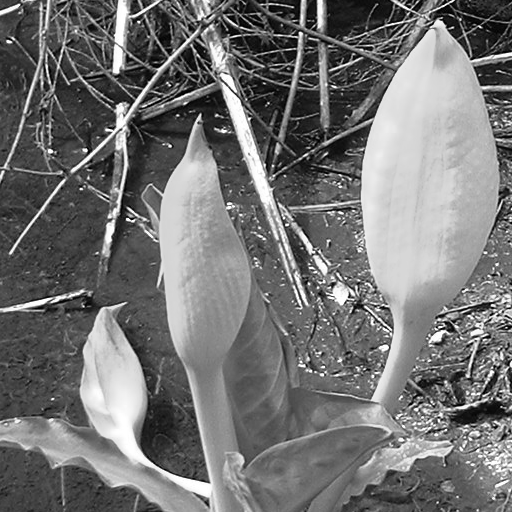
#> input picture Sheet 05/images/swampflower.png, 512 x 512 px
$ jupyter execute --allow-errors sheet05.ipynb   (shell and % lines are left out)
#> lines starting #> are read from the running program, lines starting #| are printed output that depends on the picture; after the words box and inside, x2 and y2 are one past the last pixel; in counts of white or black regions, pixels touching at a corner belong together
Osnabrück University - Computer Vision (Winter Term 2021/22) - Prof. Dr.-Ing. G. Heidemann, Ulf Krumnack, Axel Schaffland

# Exercise Sheet 05: Segmentation 2

## Introduction

This week's sheet should be solved and handed in before **14:00 of Tuesday, December 7, 2021**. If you need help (and Google and other resources were not enough), feel free to contact your groups' designated tutor or whomever of us you run into first. Please upload your results to your group's Stud.IP folder.

## Assignment 0: Math recap (Periodic functions) [0 Points]

This exercise is supposed to be very easy, does not give any points, and is voluntary. There will be a similar exercise on every sheet. It is intended to revise some basic mathematical notions that are assumed throughout this class and to allow you to check if you are comfortable with them. Usually you should have no problem to answer these questions offhand, but if you feel unsure, this is a good time to look them up again. You are always welcome to discuss questions with the tutors or in the practice session. Also, if you have a (math) topic you would like to recap, please let us know.

**a)** What are periodic functions? Can you provide a definition?

YOUR ANSWER HERE

**b)** What are *amplitude*, *frequency*, *wave length*, and *phase* of a sine function? How can you change these properties?

YOUR ANSWER HERE

**c)** How are sine and cosine defined for complex arguments? In what sense does this generalize the real case?

YOUR ANSWER HERE

## Assignment 1: Edge-based segmentation  [5 Points]

### a) Gradients
What is the gradient of a pixel? How do we calculate the first, how the second derivative of an image?

Gradient of a pixel is when the intensity or the color change its magnitude. We compute a gradient on an image by putting a threshold on the gradient magnitude, so we can find the intensity of the gradient and by that we can label the edges and the regions of an image. In order to accomplish that we apply specific algorithms, such as edge linking, canny operator, detection of zero crossings and watershed transform.

### b) Edge linking

Describe in your own words the idea of edge linking. What is the goal? Why does it not necessarily yield closed
edge contours?

The idea is to search a pixel which was not unprocessed and merge it with other pixels so they form an edge. By following  the gradient direction we can guess the edge continuity and at the end we obtain the edge of the object.

### c) Zero crossings

Explain what zero crossings are. Why does the detection of zero crossings always lead to closed contours?

Zero crossings of second derivative are contours of connected segments, and it leads to clsoed contours because the Laplace operator used is noise sensitive, so these ony correspond to real edges if the second derivative values are close to zero.

### c) Zero crossings (implementation)

Provide an implementation of the zero crossing procedure described in (CV-07 slide 71). To get sensible results you should smooth the image before applying the Laplacian filter, e.g. using the Laplacian of a Gaussian (you may use buildin functions for the filterings steps).

[cell 1]
from skimage import filters
from skimage.feature import canny
from skimage.color import rgb2gray
from skimage.filters import gaussian, laplace, sobel, threshold_otsu
from imageio import imread
import matplotlib.pyplot as plt
import numpy as np


def zero_crossing_4(img):
    zero_crossing_n4 = np.zeros(img.shape)
    M, N = img.shape
#> M = 512; N = 512
    # Shift
    for i in range(M-1):
        for j in range(N-1):
            zero_crossing_n4[i+1][j] = img[i][j]
            zero_crossing_n4[i][j+1] = img[i][j]
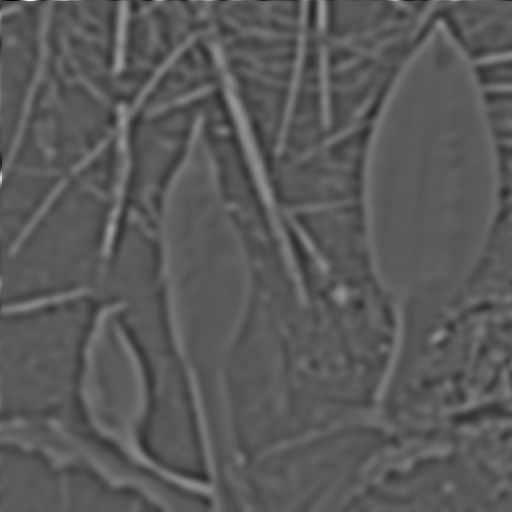
#> zero_crossing_n4: shape (512, 512) float64; min -0.0202, max 0.0366, mean -8.58e-07; drawn with min black and max white
    return (img * zero_crossing_n4 <= 0)
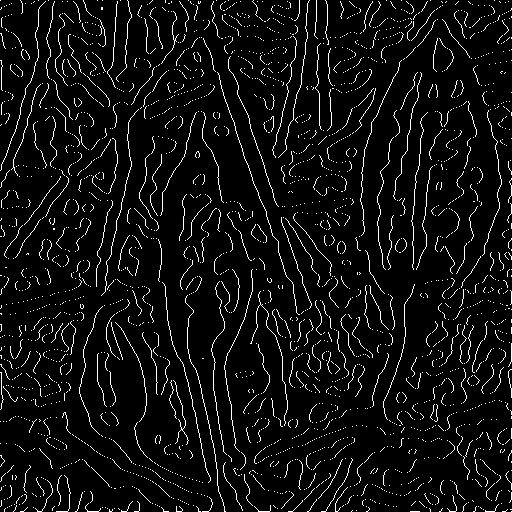
#> returned value: shape (512, 512) bool; 6.1% white in thin lines or dots

def zero_crossing_8(img):
    zero_crossing_n8 = np.zeros(img.shape)
    M, N = img.shape
#> M = 512; N = 512
    for i in range(M-1):
        for j in range(N-1):
            zero_crossing_n8[i+1][j] = img[i][j]
            zero_crossing_n8[i][j+1] = img[i][j]
            zero_crossing_n8[i+1][j-1] = img[i][j]
            zero_crossing_n8[i+1][j+1] = img[i][j]
    return (img * zero_crossing_n8 <= 0)
#> returned value: shape (512, 512) bool; 6.1% white in thin lines or dots

img = imread('images/swampflower.png').astype(float)
# img = imread('images/peppers.png').astype(float)

if len(img.shape)>2:
    img = rgb2gray(img)
img /= img.max()

# Now compute edges and then zero crossings using the 4-neighborhood and the 8-neighborhood

# 1. Smoothing with gaussian
smoothed_img = gaussian(img, sigma=5)

# 2. Compute gk with Laplacian operator
edges = laplace(smoothed_img)

# 3. Find zero crossings by shifting gk
zero_crossings_n4 = zero_crossing_4(edges)
zero_crossings_n8 = zero_crossing_8(edges)

grad_mag = sobel(smoothed_img)
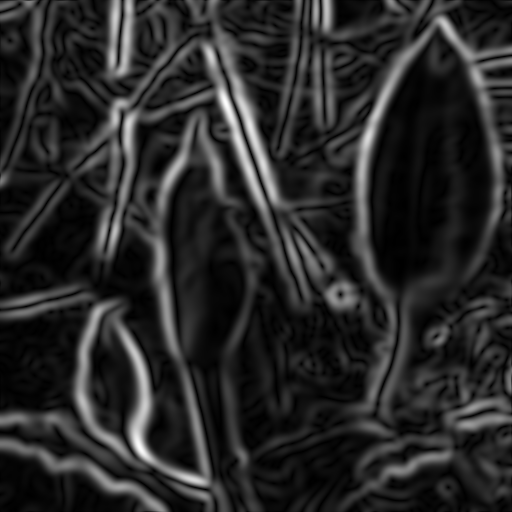
#> grad_mag: shape (512, 512) float64; min 1.16e-05, max 0.0902, mean 0.0146; drawn with min black and max white
grad_mag_threshold = threshold_otsu(grad_mag)
#> grad_mag_threshold = 0.0231

zero_crossings_n8_threshold = zero_crossings_n8.copy()
zero_crossings_n8_threshold[grad_mag < grad_mag_threshold] = 0
#> zero_crossings_n8_threshold: shape (512, 512) bool; 1.8% white in thin lines or dots

plt.figure(figsize=(12, 24))
plt.gray()

plt.subplot(4,2,1); plt.axis('off'); plt.imshow(img); plt.title('original')
plt.subplot(4,2,2); plt.axis('off'); plt.imshow(edges); plt.title('edges')
plt.subplot(4,2,3); plt.axis('off'); plt.imshow(zero_crossings_n4); plt.title('zero crossings (N4)')
plt.subplot(4,2,4); plt.axis('off'); plt.imshow(zero_crossings_n8); plt.title('zero crossings (N8)' )
plt.subplot(4,2,5); plt.axis('off'); plt.imshow(grad_mag); plt.title('Gradient Magnitude' )
plt.subplot(4,2,6); plt.hist(grad_mag.flatten(), 255, (0, grad_mag.max())); plt.title('Histogram Gradient Magnitude' )
#> (the rest of this cell did not finish here and is left out)

## Assignment 2: Watershed transform  [5 Points]

### a) Watershed transform

Explain in your own words the idea of watershed transform. How do the two different approaches from the lecture work? Why does watershed transform always give a closed contour?

The watershed transform algorithm much like its name, it treats the result as a work of actual watershed - the water flows downhill until it reaches the lowest point. That lowest point in regards to the algorithm is what would be the strongest egdge. The two approaches discussed in the lecture are 'Rain' and 'Flood'.
The 'Rain' algorithmic method, just like a rain, falls on all the pixels in the grayscale image and the water gathers at the lowest point, gradient zero.
The 'Flood' occurs when the the water is continously rising and 'flooding' the relief. In this method, the watershed is detected when the 'water' of different valleys meet (as shown in the lecture).
As like in zero crossings, the watershed transform always gives a closed contour and this is due to the water meeting point being zero and the output is generated identifying these points.

### b) Implementation

Now implement the watershed transform using the flooding approach (CV-07 slide 76, but note, that the algorithm presented there is somewhat simplified!). Obviously, buildin functions for computing watershed transform are not allowed, but all other functions may be used. In this example we appply the watershed transform to a distance transformed image, so you **do not** have to take the gradient image, but can apply the watershed transform directly.

[cell 2]
import numpy as np
import imageio
import matplotlib.pyplot as plt
from skimage.segmentation import watershed as ws

# [59 lines left out: function watershed, not called in this run]

#> (the rest of this cell did not finish here and is left out)

### c) Application: maze

You can use watershed transform to find your way through a maze. To do so, first apply a distance transform to the maze and the flood the result. The watershed will show you the way through the maze. Explain why this works.
You can use build-in functions instead of your own watershed function.

[cell 3]
import numpy as np
import imageio
import matplotlib.pyplot as plt
from scipy.ndimage.morphology import distance_transform_edt
from skimage.segmentation import watershed as ws


img = imageio.imread('images/maze1.png', pilmode = 'L') # 'maze1.png' or 'maze2.png'
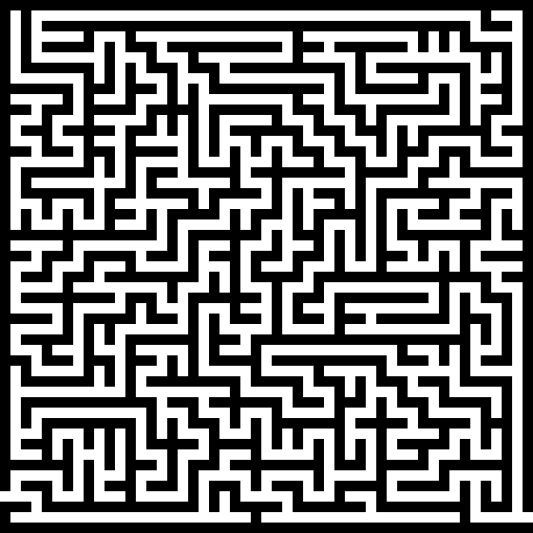
#> input picture Sheet 05/images/maze1.png, 533 x 533 px
#> img is the input picture: shape (533, 533); min 0, max 255, mean 122.6

result = img[:, :, np.newaxis].repeat(3, 2)
distance = distance_transform_edt(img)
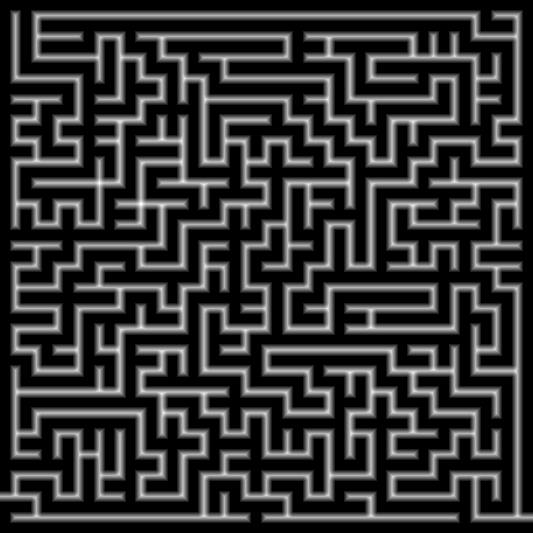
#> distance: shape (533, 533) float64; min 0, max 8.49, mean 1.8; drawn with min black and max white
water = ws(img, watershed_line=True)
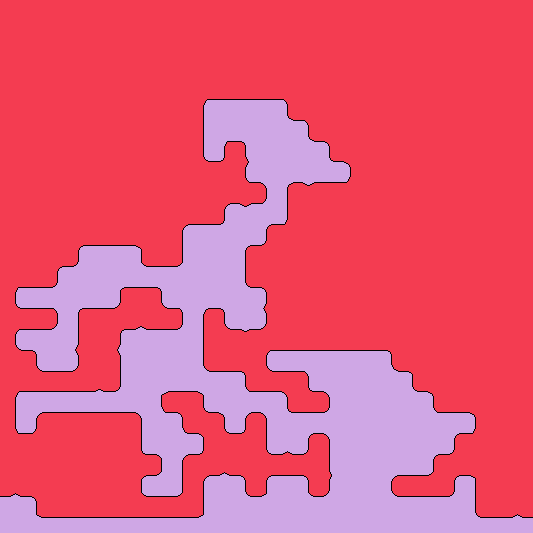
#> water: shape (533, 533) int32; 3 distinct labels, from 0 to 2; one colour per label, 0 black

result[water == 0] = (255, 0, 0)
#> result: shape (533, 533, 3); 1.3% of pixels changed, all inside (x1, y1, x2, y2) = (0, 99, 533, 518)

plt.figure(figsize=(40, 20))
plt.gray()
plt.subplot(2,3,1); plt.axis('off'); plt.imshow(img); plt.title('Original')
plt.subplot(2,3,2); plt.axis('off'); plt.imshow(distance); plt.title('Distance transform')
plt.subplot(2,3,3); plt.axis('off'); plt.imshow(water); plt.title('Watershed')
plt.subplot(2,3,5); plt.axis('off'); plt.imshow(result); plt.title('Result')

plt.show()

The above method is successful at solving a maze because, a properly designed maze (with only a single solution path and no loops) will always have two catchments. Applying the above methods will produce a watershed that divides the two cathments along the solution path.

## Assignment 3: $k$-means segmentation [5 Points]

**a)** Explain the idea of $k$-means clustering and how it can be used for segmentation.

K-means clustering is an algorithm that identifies groups in a data set, that have not been specifically labelled.
N observations are partitioned into K clusters by repeatedly, randomly selecting a centroid. Then, the data points are assigned to a cluster so that the sum of the squared distance between the data points/observations and centroid are minimal.
K-means clustering is often utilised in computer vision to segment an area of interest from the background of an image.

**b)** Implement k-means clustering for color segmentation of an RGB image (no use of `scipy.cluster.vq.kmeans` or similar functions allowed here, but you may use functions like `numpy.mean`, `scipy.spatial.distance.cdist` and similar utility functions). Stop calculation when center vectors do not change more than a predefined threshold. Avoid empty clusters by re-initializing the corresponding center vector. (Empirically) determine a good value for $k$ for clustering the image 'peppers.png'.
**Bonus** If you want you can visualize the intermediate steps of the clustering process.

First lets take a look at how our image looks in RGB colorspace.

[cell 4]
from mpl_toolkits.mplot3d import Axes3D
from imageio import imread
import matplotlib.pyplot as plt

img = imread('images/peppers.png')
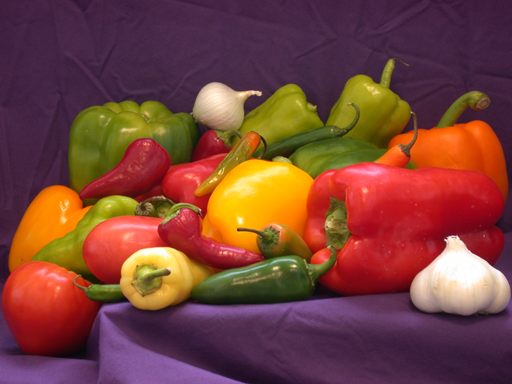
#> input picture Sheet 05/images/peppers.png, 512 x 384 px
#> img is the input picture: shape (384, 512, 3); mean R, G, B 120.8, 66.4, 57.6
vec = img.reshape((-1, img.shape[2]))
vec_scaled = vec / 255
fig = plt.figure(figsize=(12, 12))
ax = fig.add_subplot(111, projection='3d')
ret = ax.scatter(vec[:, 0], vec[:, 1], vec[:, 2], c=vec_scaled, marker='.')
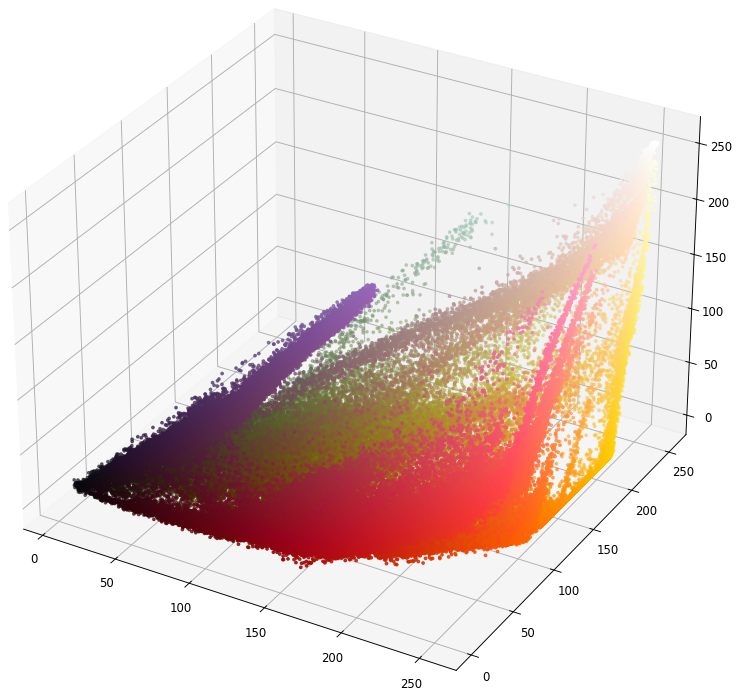
#> figure drawn by matplotlib, 1 panel

[cell 5]
import numpy as np
from scipy.spatial import distance
from IPython import display
from imageio import imread
import time
import matplotlib.pyplot as plt


def kmeans_rgb(img, k, threshold=0, do_display=None):
    """
    k-means clustering in RGB space.

    Args:
        img (numpy.ndarray): an RGB image
        k (int): the number of clusters
        threshold (float): Maximal change for convergence criterion.
        do_display (bool): Whether or not to plot, intermediate steps.

    Results:
        cluster (numpy.ndarray): an array of the same size as `img`,
            containing for each pixel the cluster it belongs to
        centers (numpy.ndarray): 'number of clusters' x 3 array.
            RGB color for each cluster center.
    """
#> called with k = 7, threshold = 0, do_display = True
    t = 0
    M, N, _ = img.shape
#> M = 384; N = 512

    vec = img.reshape((-1, img.shape[2]))
    n_pixels = vec.shape[0]
#> n_pixels = 196608

    random_indices = np.random.choice(n_pixels, size=k, replace=False)
    centers = vec[random_indices]
#> centers = [[185, 44, 7], [220, 65, 70], [255, 127, 1], [69, 37, 68], [121, 16, 14], [137, 87, 156], [131, 107, 105]]

    # list of rgb values in img
    rgb = [[img[x][y][0], img[x][y][1], img[x][y][2]] for x in range(M) for y in range(N)]
#> rgb = 196608 items

    change = float('Inf')

    while change > threshold:
        change = 0
        # compute distance between each pair of the two collections of inputs
        rgb_dist_to_centers = distance.cdist(rgb, centers)
        # assign closest cluster center to each rgb value
        cluster_for_each_rgb = np.array([np.argmin(distances) for distances in rgb_dist_to_centers])

        for i in range(k):
            if i in cluster_for_each_rgb:
                # determine colors that are assigned to the currently considered cluster
                colors = [rgb[x] for x in range(len(rgb)) if cluster_for_each_rgb[x] == i]

                # update cluster center
                new_center = []
                for channel in range(3):
                    avg = 0
                    for x in colors:
                        avg += x[channel]
                    new_center.append(int(avg / len(colors)))

            else:
                # re-initialize center with random int
                new_center = np.random.randint(255, size=3)

            change += distance.cdist([centers[i]], [new_center])
            centers[i] = new_center
#> after the loop, centers = [[157, 24, 28], [227, 74, 43], [239, 161, 19], [125, 85, 132], [67, 37, 61], [236, 206, 173], [121, 114, 25]]
    cluster = cluster_for_each_rgb.reshape((M, N))
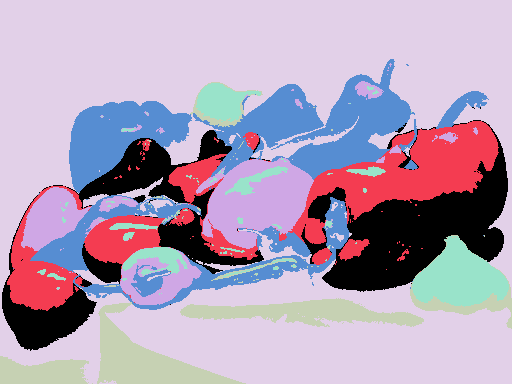
#> cluster: shape (384, 512) int64; 7 distinct labels, from 0 to 6; one colour per label, 0 black
    return cluster, centers
img = imread('images/peppers.png')

cluster, centers = kmeans_rgb(img, k=7, threshold=0, do_display=True)
plt.imshow(centers[cluster])
plt.show()
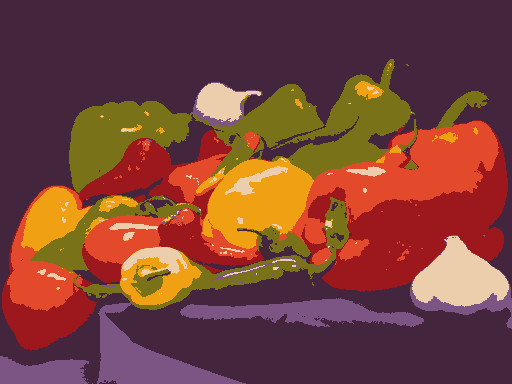
#> shown: shape (384, 512, 3); mean R, G, B 120.5, 66, 57.3

**c)** Now do the same in the HSV space (remember its special topological structure). Check if you can improve the results by ignoring some of the HSV channels.

#> (a cell that did not finish here is left out)

## Assignment 4: Interactive Region Growing [5 Points]

Implement flood fill as described in (CV07 slides 123ff.).

In a recursive implementation the floodfill function is called for the seed pixel. In the function a recursive call for the four neighbouring pixels is made, if the color of the pixel, the function is called with, is similar to the seed color. If this is the case the pixel is added to the region. [Other](https://en.wikipedia.org/wiki/Flood_fill) more elegant solutions exist aswell.

The function `on_press` is called when a mouse button is pressed inside the canvas. From there call `floodfill`. Use the filtered hsv image `img_filtered` for your computation, and show the computed region around the seed point (the position where the mousebutton was pressed) in the original image. You may use a mask to save which pixels belong the the region (and to save which pixels you already visited).

Hint: If you can not see the image, try restarting the kernel.

[cell 7]
import imageio
import math
import numpy as np
from matplotlib import pyplot as plt
from skimage import color
import scipy.ndimage as ndimage
from sys import setrecursionlimit
from scipy.spatial import distance

threshold = .08;

setrecursionlimit(100000)

# [56 lines left out: functions floodfill, on_press, fill_from_pixel, not called in this run]


img = imageio.imread('images/peppers.png')
img_hsv = color.rgb2hsv(img)
#> img_hsv: shape (384, 512, 3) float64; mean of channels 0, 1, 2 0.578, 0.617, 0.481
img_filtered = ndimage.median_filter(img_hsv, 5)
#> img_filtered: shape (384, 512, 3) float64; mean of channels 0, 1, 2 0.568, 0.555, 0.561
# img = fill_from_pixel(img, img_filtered, 200, 300) # Comment in to deactivate simple testing at fixed position
fig = plt.figure()
ax = fig.add_subplot(111)
plt.imshow(img)

fig.canvas.mpl_connect('button_press_event', on_press)

plt.show()
